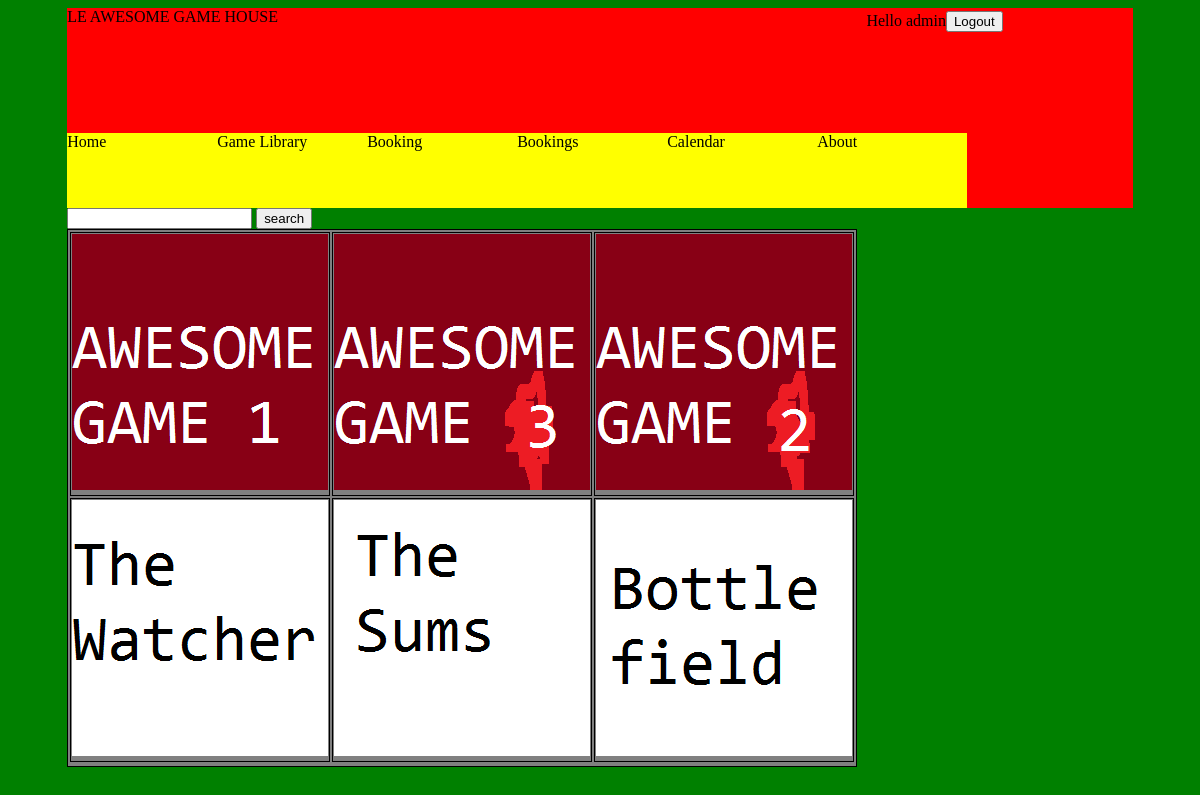
Screenshot of /?page=gameLibrary (signed in) with the database file from the repository.
### tables this page shows
CREATE TABLE "GameLibrary" ("pk" INTEGER PRIMARY KEY  AUTOINCREMENT  NOT NULL , "game" INTEGER);

### model.php (called while the page is built, shortened)
<?php
class Model{
    public $types = array("GameLibrarySearch", "games", "accounts", "review", "Game", "GameLibrary", "Booking", "Bookings", "registerAccount", "deleteBookings", "AllGames");
    function read($type, $id){
        if(in_array($type, $this->types)){
            $db = new PDO("sqlite:db/db.sqlite");
            try {
                $db = new PDO("sqlite:db/db.sqlite");
                $db->setAttribute(PDO::ATTR_ERRMODE, PDO::ERRMODE_EXCEPTION);
            } catch (PDOException $e) {
                echo "Failed to connect to the database using DSN:<br>$dsn<br>";
                throw $e;
            }
            switch($type){
                case "GameLibrary":
                    $stmt = $db->prepare("SELECT * FROM GameLibrary");
                    $stmt->execute();
                    $res = $stmt->fetchAll(PDO::FETCH_ASSOC);
                    return $res;
            }
        } else{
            echo "**Invalid type in read**";
        }
    }
}
 ?>

### view.php (the view, shortened to what this page needs)
<?php
class InterfaceView{
    public function staticStuff(){
        echo "
        <!DOCTYPE html>
            <head>
                <title>title</title>
                <link rel='stylesheet' href='style.css'>
            </head>
        <body>
        <header>";
            echo "LE AWESOME GAME HOUSE";
            echo "<div class='login'>";
                if(isset($_SESSION['username'])){
                    if($_SESSION['username'] != ""){
                        echo "Hello " . $_SESSION['username'];
                        echo "<form method='POST'>";
                            echo "<button name='logout' type='submit'>Logout</button>";
                        echo "</form>";
                    } else{
                        $loggedIn = false;
                    }
                } else{
                    $loggedIn = false;
                }
            echo "</div>
            <nav>";
         echo <<<EOT
            <div id="home" class="navButton">Home</div>
            <script type="text/javascript">
            document.getElementById("home").onclick = function () {
                location.href = "?page=home";
            };
            </script>
            <div id="gameLibrary" class="navButton">Game Library</div>
            <script type="text/javascript">
            document.getElementById("gameLibrary").onclick = function () {
                location.href = "?page=gameLibrary";
            };
            </script>
            <div id="booking" class="navButton">Booking</div>
            <script type="text/javascript">
            document.getElementById("booking").onclick = function () {
                location.href = "?page=booking";
            };
            </script>
            <div id="bookings" class="navButton">Bookings</div>
            <script type="text/javascript">
            document.getElementById("bookings").onclick = function () {
                location.href = "?page=bookings";
            };
            </script>
            <div id="calendar" class="navButton">Calendar</div>
            <script type="text/javascript">
            document.getElementById("calendar").onclick = function () {
                location.href = "?page=calendar";
            };
            </script>
            <div id="about" class="navButton">About</div>
            <script type="text/javascript">
            document.getElementById("about").onclick = function () {
                location.href = "?page=about";
            };
            </script>
EOT;
                echo "</nav>";
        echo "</header>";
    }
    function displayGameLibrary($data, $searched){
        $dir = "resources/games/";
        echo "<div id='gameLibrary'>";
        echo "
            <form method='post'>
                <input class='glButton' type='text' name='search'>
                <input type='submit' value='search'>
            </form>
            <table><tr>";
            for($i = 0; $i < sizeof($data); $i++){
                if(!$searched){
                    echo "<td><a href='?game=" . $data[$i]['game'] . "'><img src='" . $dir . $data[$i]['game'] . "Large.png'></img></a></td>";
                }
                else{
                    echo "<td><a href='?game=" . $data[$i]['pk'] . "'><img src='" . $dir . $data[$i]['pk'] . "Large.png'></img></a></td>";
                }
                if(($i+1) % 3 == 0){
                    echo "</tr><tr>";
                }
            }
            echo "</tr></table>";
        echo "</div>";
    }
}
 ?>

### style.css (style rules this page uses)
body { background-color:green; min-height:100%; height:100%; }
header { background-color:red; width:90%; height:200px; margin-left:5%; }
nav { background-color:orange; width:900px; height:75px; margin-top:102px; }
.navButton { background-color:yellow; width:150px; height:75px; float:left; }
.glButton { margin-left:5%; }
.login { width:250px; height:10%; margin-top:-15px; margin-left:75%; }
form { display:inline; margin:0px; padding:0px; }
table, tr, td { background-color:gray; width:55%; min-height:75px; margin-left:5%; border: 1px solid black; }

### rows the page displays
gamelibrary: shows a picture
gamelibrary: shows a picture
gamelibrary: shows a picture
gamelibrary: shows a picture
gamelibrary: shows a picture
gamelibrary: shows a picture

### other values shown
$_SESSION['username'] "admin"
